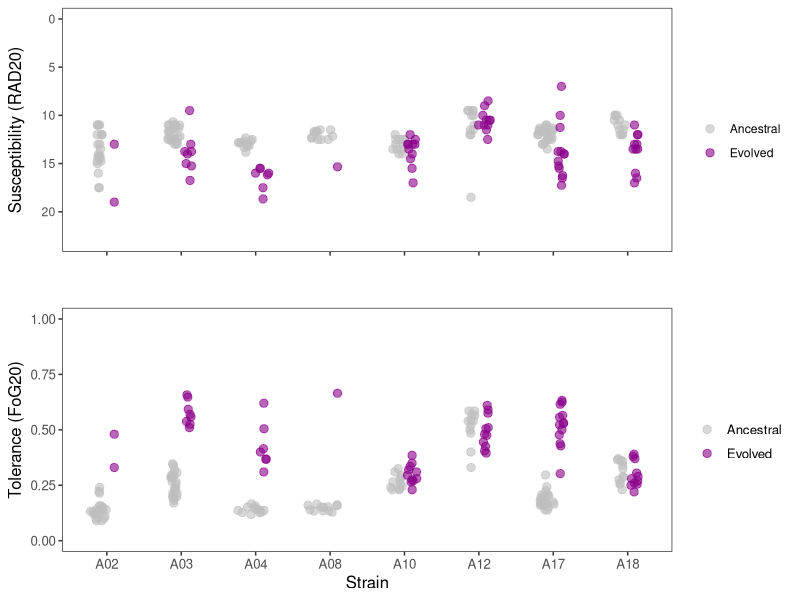
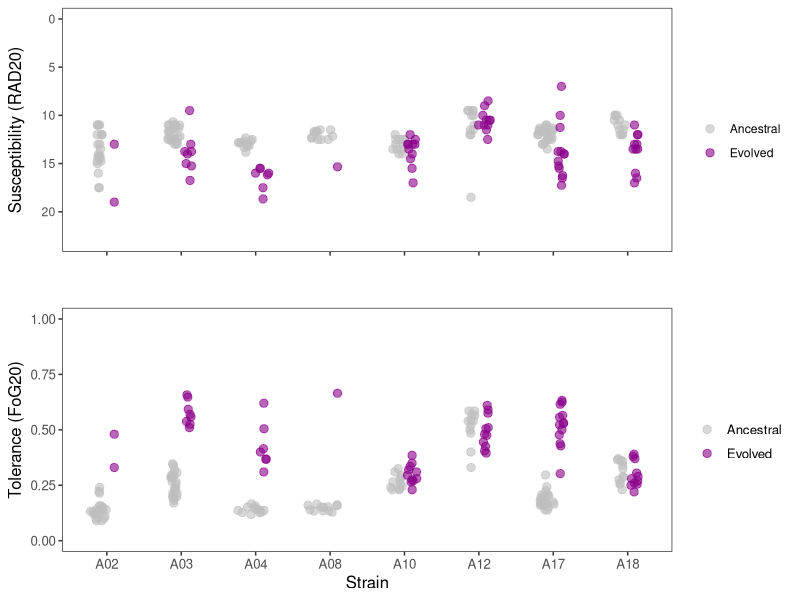

Generate these figures, in order, with R: (Note: this script raises an error after producing the figures.)
#Load libraries
library(tidyverse)
library(ggforce)
library(here)
library(cowplot)

#Load DDA Posaconazole evolved data - contains data from the replicates evolved in 72h transfers in POS for "FLC" "CTR" "NYT" "MCZ" "5FC" "VCZ" "POS"; all strains in POS & FLC, other drugs on SC5314 evolved replicates

DDA <- read_csv(here("Data_In", "DDA", "POSevolved", "POS", "211218_POSevolved_allDDA.csv"))
DDA$line <-ifelse(DDA$person =="M", DDA$replicate, DDA$replicate+12)

#dark2 colours
Dark2  <- c("#1B9E77", "#D95F02", "#7570B3", "#E7298A", "#66A61E", "#E6AB02", "#A6761D", "#666666")

################################
#POS DDA 
################################
DDA_POS <- subset(DDA, drug=="POS")
DDA_POS_anc <- subset(DDA_POS, time =="0")

DDA_POStemp <-  DDA_POS %>%
  #  filter(line %in% Evol) %>%
  group_by(bioreplicate, strain, line,time) %>%
  summarise(nbiorep = n())

DDA_POSm <-  DDA_POS %>%
  group_by(strain, line, time) %>%
  summarise(avgRAD20 = mean(RAD20, na.rm=TRUE), avgFoG20 = mean(FoG20, na.rm=TRUE))

DDA_POSm$ST <- paste(DDA_POSm$strain, DDA_POSm$time, sep="_")

#POS Plot with all ancestral and evolved replicates side by side
RAD20 <- ggplot(data=DDA_POSm, mapping=aes(x = strain, y=avgRAD20, col=as.factor(time)))+
  geom_sina(alpha=0.6,size=2.5, position = position_dodge(width=0.4))+
#  stat_summary(fun = median, fun.min = median, fun.max = median, geom = "crossbar", width = 0.5) +
  xlab("Strain")+
  ylab("Susceptibility (RAD20)")+
  theme_bw()+
  theme(panel.grid.major = element_blank(), panel.grid.minor = element_blank(), axis.title.x=element_blank(), axis.text.x=element_blank(), axis.title = element_text(size=12), plot.margin = unit(c(0.2, 0.2, 0, 0.2), "cm"))+
  ylim(23,0)+
  scale_color_manual(values = c("grey","darkmagenta"),name="",labels=c("Ancestral","Evolved"))
  #annotate("text",x=c(2,3,7,8),y=c(9.5,8.5,11,9.5),label = "*")
#annotate("segment",x=c(0.75,3.75,4.75,5.75),xend = c(1.25,4.25,5.25,6.25),y = c(10,9,11.5,10), yend =c(10,9,11.5,10))

FoG20 <- ggplot(data=DDA_POSm, mapping=aes(x = strain, y=avgFoG20, col=as.factor(time)))+
  geom_sina(alpha=0.6,size=2.5, position = position_dodge(width=0.4))+
  #  stat_summary(fun = median, fun.min = median, fun.max = median, geom = "crossbar", width = 0.5) +
  xlab("Strain")+
  ylab("Tolerance (FoG20)")+
  theme_bw()+
  theme(panel.grid.major = element_blank(), panel.grid.minor = element_blank(), text = element_text(size=12), axis.title = element_text(size=12), plot.margin = unit(c(0, 0.2, 0.2, 0.2), "cm"))+
  scale_color_manual(values = c("grey","darkmagenta"),name="",labels=c("Ancestral","Evolved"))+
  ylim(0,1)
# annotate("text",x=c(1,3,4,5,6,7),y=c(0.67,0.62,0.7,0.64,0.71,0.51),label = "*")
#annotate("segment",x=c(0.75,2.75,3.75,4.75,5.75,6.75),xend = c(1.25,3.25,4.25,5.25,6.25,7.25),y = c(0.66,0.61,0.69,0.63,0.7,0.5), yend =c(0.66,0.61,0.69,0.63,0.7,0.5))

DDA20 <- plot_grid(RAD20,FoG20,nrow = 2,align = "hv")
DDA20
ggsave(here("Figures", "PDF", "POS_72_POS-DDA_20.pdf"), DDA20, width = 5, height=5)

DDA_POSgm <-  DDA_POS %>%
  group_by(strain, time) %>%
  summarise(avgRAD20 = median(RAD20, na.rm=TRUE), avgFoG20 = median(FoG20, na.rm=TRUE))

DDA_POSgm_anc <- subset(DDA_POSgm, time == "0")
DDA_POSm_anc <- subset(DDA_POSm, time == "0")
DDA_POSm_evol <- subset(DDA_POSm, time == "5")

radDiff <- c()
FoGDiff <- c()
strain <- c()
RADresults <- data.frame()
FoGresults <- data.frame()
j <- 0
for (i in unique(DDA_POSm_evol$strain)){
  print(i)
 evol <- subset(DDA_POSm_evol, strain==i) 
 anc <- subset(DDA_POSm_anc, strain==i)
 anc_mean <- subset(DDA_POSgm_anc, strain==i)
 
 radDiff <- append(radDiff, evol$avgRAD20 - anc_mean$avgRAD20)
 FoGDiff <- append(FoGDiff, evol$avgFoG20 - anc_mean$avgFoG20)
 strain <- append(strain, evol$strain)
 
 if(length(evol$avgRAD20) > 2){
 t <- t.test(anc$avgRAD20, evol$avgRAD20)
 results_RAD <- c(i, round(t$estimate[2]-t$estimate[1],2), round(t$statistic,2), round(t$parameter,2), round(t$p.value,4))
 RADresults <- rbind(RADresults, results_RAD)

 t2 <- t.test(anc$avgFoG20, evol$avgFoG20)
 results_FoG <- c(i, round(t2$estimate[2]-t2$estimate[1],2), round(t2$statistic,2), round(t2$parameter,2), round(t2$p.value,4))
 FoGresults <- rbind(FoGresults, results_FoG)
 }
 else{
   RADresults <- rbind(RADresults, c(i, NA, NA, NA, NA))
   FoGresults <- rbind(FoGresults, c(i, NA, NA, NA, NA))
 }
}
colnames(RADresults) <- paste(c("Strain","Evol - Anc","t-statistic","Degrees of freedom","p-value"))
colnames(FoGresults) <- paste(c("Strain","Evol - Anc","t-statistic","Degrees of freedom","p-value"))

write.csv(RADresults, file = here("Data_out","DDA", "POS_72_POS_RADstatistics.csv"))
write.csv(FoGresults, file = here("Data_out", "DDA", "POS_72_POS_FoGstatistics.csv"))

diffs <- data.frame(strain, radDiff, FoGDiff)

DDA_POSgm <-  DDA_POS %>%
  group_by(strain, time) %>%
  summarise(avgRAD20 = median(RAD20, na.rm=TRUE), avgFoG20 = median(FoG20, na.rm=TRUE))

DDA_POSgm_anc <- subset(DDA_POSgm, time == "0")
DDA_POSgm_evol <- subset(DDA_POSgm, time == "5")

DDA_POS_diff <- data.frame(strain=character(), RAD20diff = numeric(), FoG20diff = numeric())
for (i in unique(DDA_POSm_evol$strain)){
  evolTemp <- subset(DDA_POSm_evol, strain==i)
  ancTemp <- subset(DDA_POSgm_anc, strain==i)
  tempdf <- data.frame(strain =  evolTemp$strain, line = evolTemp$line, RAD20diff = evolTemp$avgRAD20-ancTemp$avgRAD20, FoG20diff = evolTemp$avgFoG20 - ancTemp$avgFoG20)
  DDA_POS_diff <- rbind(DDA_POS_diff, tempdf)
}

plot(as.numeric(as.factor(DDA_POS_diff$strain)), DDA_POS_diff$RAD20diff, ylim=c(-10, 10))
abline(h=0)

plot(as.numeric(as.factor(DDA_POS_diff$strain)), DDA_POS_diff$FoG20diff, ylim=c(-1, 1))
abline(h=0)

######################################
#FLC
######################################
DDA_FLC <- subset(DDA, drug=="FLC")
DDA_FLC_anc <- subset(DDA_FLC, time =="0")

DDA_FLCtemp <-  DDA_FLC %>%
  #  filter(line %in% Evol) %>%
  group_by(bioreplicate, strain, line,time) %>%
  summarise(nbiorep = n())

DDA_FLCm <-  DDA_FLC %>%
  group_by(strain, line, time) %>%
  summarise(avgRAD20 = mean(RAD20, na.rm=TRUE), avgFoG20 = mean(FoG20, na.rm=TRUE))

DDA_FLCm$ST <- paste(DDA_FLCm$strain, DDA_FLCm$time, sep="_")

RAD20_FLC <- ggplot(data=DDA_FLCm, mapping=aes(x = strain, y=avgRAD20, col=as.factor(time)))+
  geom_sina(alpha=0.6,size=2.5, position = position_dodge(width=0.4))+
  #  stat_summary(fun = median, fun.min = median, fun.max = median, geom = "crossbar", width = 0.5) +
  xlab("Strain")+
  ylab("Susceptibility (RAD20)")+
  theme_bw()+
  theme(panel.grid.major = element_blank(), panel.grid.minor = element_blank(), axis.title.x=element_blank(), axis.text.x=element_blank(), axis.title = element_text(size=12), plot.margin = unit(c(0.2, 0.2, 0, 0.2), "cm"))+
  ylim(23,0)+
  scale_color_manual(values = c("grey","darkmagenta"),name="",labels=c("Ancestral","Evolved"))
#annotate("text",x=c(2,3,7,8),y=c(9.5,8.5,11,9.5),label = "*")
#annotate("segment",x=c(0.75,3.75,4.75,5.75),xend = c(1.25,4.25,5.25,6.25),y = c(10,9,11.5,10), yend =c(10,9,11.5,10))

FoG20_FLC <- ggplot(data=DDA_FLCm, mapping=aes(x = strain, y=avgFoG20, col=as.factor(time)))+
  geom_sina(alpha=0.6,size=2.5, position = position_dodge(width=0.4))+
  #  stat_summary(fun = median, fun.min = median, fun.max = median, geom = "crossbar", width = 0.5) +
  xlab("Strain")+
  ylab("Tolerance (FoG20)")+
  theme_bw()+
  theme(panel.grid.major = element_blank(), panel.grid.minor = element_blank(), text = element_text(size=12), axis.title = element_text(size=12), plot.margin = unit(c(0, 0.2, 0.2, 0.2), "cm"))+
  scale_color_manual(values = c("grey","darkmagenta"),name="",labels=c("Ancestral","Evolved"))+
  ylim(0,1)
# annotate("text",x=c(1,3,4,5,6,7),y=c(0.67,0.62,0.7,0.64,0.71,0.51),label = "*")
#annotate("segment",x=c(0.75,2.75,3.75,4.75,5.75,6.75),xend = c(1.25,3.25,4.25,5.25,6.25,7.25),y = c(0.66,0.61,0.69,0.63,0.7,0.5), yend =c(0.66,0.61,0.69,0.63,0.7,0.5))

DDA20_FLC <- plot_grid(RAD20_FLC,FoG20_FLC,nrow = 2,align = "hv")
DDA20_FLC
ggsave(here("Figures", "PDF", "FLC_72_FLC-DDA_20.pdf"), DDA20, width = 5, height=5)

DDA_FLCgm <-  DDA_FLC %>%
  group_by(strain, time) %>%
  summarise(avgRAD20 = mean(RAD20, na.rm=TRUE), avgFoG20 = mean(FoG20, na.rm=TRUE))

DDA_FLCgm_anc <- subset(DDA_FLCgm, time == "0")
DDA_FLCm_anc <- subset(DDA_FLCm, time == "0")
DDA_FLCm_evol <- subset(DDA_FLCm, time == "5")

radDiff_FLC <- c()
FoGDiff_FLC <- c()
strain_FLC <- c()
RADresults_FLC <- data.frame()
FoGresults_FLC <- data.frame()
j <- 0
for (i in unique(DDA_FLCm_evol$strain)){
  evol <- subset(DDA_FLCm_evol, strain==i) 
  anc <- subset(DDA_FLCm_anc, strain==i)
  anc_mean <- subset(DDA_FLCgm_anc, strain==i)
  
  radDiff <- append(radDiff_FLC, evol$avgRAD20 - anc_mean$avgRAD20)
  FoGDiff <- append(FoGDiff_FLC, evol$avgFoG20 - anc_mean$avgFoG20)
  strain_FLC <- append(strain_FLC, evol$strain)
  
  if(length(evol$avgFoG20) > 2){
    if(sum(!is.na(evol$avgFoG20)) > 2){
      t <- t.test(anc$avgRAD20, evol$avgRAD20)
      results_RAD_FLC <- c(i, round(t$estimate[2]-t$estimate[1],2), round(t$statistic,2), round(t$parameter,2), round(t$p.value,4))
      
      t2 <- t.test(anc$avgFoG20, evol$avgFoG20)
      results_FoG_FLC <- c(i, round(t2$estimate[2]-t2$estimate[1],2), round(t2$statistic,2), round(t2$parameter,2), round(t2$p.value,4))
    }
    else{
      results_RAD_FLC <- c(i,round(t$estimate[2]-t$estimate[1],2), NA, NA, NA)
      results_FoG_FLC <- c(i,round(t2$estimate[2]-t2$estimate[1],2), NA, NA, NA)
    }
  }
  else{
    results_RAD_FLC <- c(i,round(t$estimate[2]-t$estimate[1],2), NA, NA, NA)
    results_FoG_FLC <- c(i,round(t2$estimate[2]-t2$estimate[1],2), NA, NA, NA)
  }
    print(i)
    RADresults_FLC <- rbind(RADresults_FLC, results_RAD_FLC)
    FoGresults_FLC <- rbind(FoGresults_FLC, results_FoG_FLC)
}   
colnames(RADresults_FLC) <- paste(c("Strain","Evol - Anc","t-statistic","Degrees of freedom","p-value"))
colnames(FoGresults_FLC) <- paste(c("Strain","Evol - Anc","t-statistic","Degrees of freedom","p-value"))

write.csv(RADresults_FLC, file = here("Data_out", "DDA", "FLC_72_FLC_RADstatistics.csv"))
write.csv(FoGresults_FLC, file = here("Data_out", "DDA", "FLC_72_FLC_FoGstatistics.csv"))


DDA_FLCgm <-  DDA_FLC %>%
  group_by(strain, time) %>%
  summarise(avgRAD20 = median(RAD20, na.rm=TRUE), avgFoG20 = median(FoG20, na.rm=TRUE))

DDA_FLCgm_anc <- subset(DDA_FLCgm, time == "0")

DDA_FLC_diff <- data.frame(strain=character(), RAD20diff = numeric(), FoG20diff = numeric())
for (i in unique(DDA_FLCm_evol$strain)){
  evolTemp <- subset(DDA_FLCm_evol, strain==i)
  ancTemp <- subset(DDA_FLCgm_anc, strain==i)
  tempdf <- data.frame(strain =  evolTemp$strain, line = evolTemp$line, RAD20diff = evolTemp$avgRAD20-ancTemp$avgRAD20, FoG20diff = evolTemp$avgFoG20 - ancTemp$avgFoG20)
  DDA_FLC_diff <- rbind(DDA_FLC_diff, tempdf)
}

##############################
#POS & FLC Differences combined
##############################
order <- c("A08", "A02",  "A03", "A17", "A04",  "A18", "A10", "A12")
realnames <- c("P75016", "P87",  "GC75",  "SC5314", "P78048", "FH1", "P76055", "T101")

DDA_POS_diff$strain <- factor(DDA_POS_diff$strain, levels=order)
DDA_FLC_diff$strain <- factor(DDA_FLC_diff$strain, levels=order)

pdf("Figures/PDF/Figure3-DDA-POS-FLC.pdf", width=7.5, height=5)
par(mfrow=c(2, 1),mar=c(1,1,1,1), oma=c(3, 3.5, 1, 1))
plot(jitter(as.numeric(as.factor(DDA_POS_diff$strain)), factor=0.2), DDA_POS_diff$RAD20diff, ylim=c(10, -10), xlim=c(0.8,8.2), col="darkblue", ylab = "", xaxt="n", yaxt="n")
points(jitter(as.numeric(as.factor(DDA_FLC_diff$strain))+0.2, factor=0.2), DDA_FLC_diff$RAD20diff, col=Dark2[6])
abline(h=0, lty=2)
axis(1, at=1:8, labels=FALSE)
axis(2, las=2)
txt <- expression(paste(Delta," Susceptibility (", RAD[20], ")"))
mtext(txt, side=2, line=3)

plot(jitter(as.numeric(as.factor(DDA_POS_diff$strain)), 0.2), DDA_POS_diff$FoG20diff, ylim=c(-1, 1), col="darkblue", xlim=c(0.8,8.2),ylab = "Change in Tolerance (FoG20)", xaxt="n", yaxt="n")
points(jitter(as.numeric(as.factor(DDA_FLC_diff$strain))+0.2, factor= 0.2), DDA_FLC_diff$FoG20diff, col=Dark2[6])
abline(h=0, lty=2)
axis(1, at=1:8, labels=realnames)
axis(2, las=2)
txt2 <- expression(paste(Delta," Tolerance (", FoG[20], ")"))
mtext(txt2, side=2, line=3)
legend("bottomright", pch=21, col=c(Dark2[8], Dark2[6]), legend=c("POS", "FLC"), cex=0.8)
dev.off()


###################
#SC5314
##################
DDA_POS <- subset(DDA, drug=="POS")
DDA_POSm_anc <- subset(DDA_POS, time =="0")
DDA_POSm <-  DDA_POS %>%
  group_by(bioreplicate, strain, line,time) %>%
  summarise(nbiorep = n(), avgRAD20 = mean(RAD20, na.rm=TRUE),avgFoG20 = mean(FoG20, na.rm=TRUE), avgRAD50 = mean(RAD50, na.rm=TRUE),avgFoG50 = mean(FoG50, na.rm=TRUE), deltaRAD50 = avgRAD50 - median(DDA_POSm_anc$RAD50, na.rm=TRUE), deltaFoG50 = avgFoG50 - median(DDA_POSm_anc$FoG50, na.rm=TRUE), deltaRAD20 = avgRAD20 - median(DDA_POSm_anc$RAD20, na.rm=TRUE), deltaFoG20 = avgFoG20 - median(DDA_POSm_anc$FoG20, na.rm=TRUE))
DDA_POSm_evol <- subset(DDA_POSm, time == "5")

DDA_FLC <- subset(DDA, drug=="FLC")
DDA_FLCm_anc <- subset(DDA_FLC, time =="0")
DDA_FLCm <-  DDA_FLC %>%
  group_by(bioreplicate, strain, line,time) %>%
  summarise(nbiorep = n(), avgRAD20 = mean(RAD20, na.rm=TRUE),avgFoG20 = mean(FoG20, na.rm=TRUE), avgRAD50 = mean(RAD50, na.rm=TRUE),avgFoG50 = mean(FoG50, na.rm=TRUE), deltaRAD50 = avgRAD50 - median(DDA_FLCm_anc$RAD50, na.rm=TRUE), deltaFoG50 = avgFoG50 - median(DDA_FLCm_anc$FoG50, na.rm=TRUE), deltaRAD20 = avgRAD20 - median(DDA_FLCm_anc$RAD20, na.rm=TRUE), deltaFoG20 = avgFoG20 - median(DDA_FLCm_anc$FoG20, na.rm=TRUE))
DDA_FLCm_evol <- subset(DDA_FLCm, time == "5")

DDA_CTR <- subset(DDA, drug=="CTR")
DDA_CTRm_anc <- subset(DDA_CTR, time =="0")
DDA_CTRm <-  DDA_CTR %>%
  group_by(bioreplicate, strain, line,time) %>%
  summarise(avgRAD20 = mean(RAD20, na.rm=TRUE),avgFoG20 = mean(FoG20, na.rm=TRUE), avgRAD50 = mean(RAD50, na.rm=TRUE),avgFoG50 = mean(FoG50, na.rm=TRUE), deltaRAD50 = avgRAD50 - median(DDA_CTRm_anc$RAD50, na.rm=TRUE), deltaFoG50 = avgFoG50 - median(DDA_CTRm_anc$FoG50, na.rm=TRUE), deltaRAD20 = avgRAD20 - median(DDA_CTRm_anc$RAD20, na.rm=TRUE), deltaFoG20 = avgFoG20 - median(DDA_CTRm_anc$FoG20, na.rm=TRUE))
DDA_CTRm_evol <- subset(DDA_CTRm, time == "5")

DDA_NYT <- subset(DDA, drug=="NYT")
DDA_NYTm_anc <- subset(DDA_NYT, time =="0")
DDA_NYTm <-  DDA_NYT %>%
  group_by(strain, line,time) %>%
  summarise(avgRAD20 = mean(RAD20, na.rm=TRUE),avgFoG20 = mean(FoG20, na.rm=TRUE), avgRAD50 = mean(RAD50, na.rm=TRUE),avgFoG50 = mean(FoG50, na.rm=TRUE), deltaRAD50 = avgRAD50 - median(DDA_NYTm_anc$RAD50, na.rm=TRUE), deltaFoG50 = avgFoG50 - median(DDA_NYTm_anc$FoG50, na.rm=TRUE), deltaRAD20 = avgRAD20 - median(DDA_NYTm_anc$RAD20, na.rm=TRUE), deltaFoG20 = avgFoG20 - median(DDA_NYTm_anc$FoG20, na.rm=TRUE))
DDA_NYTm_evol <- subset(DDA_NYTm, time == "5")

DDA_MCZ <- subset(DDA, drug=="MCZ")
DDA_MCZm_anc <- subset(DDA_MCZ, time =="0")
DDA_MCZm <-  DDA_MCZ %>%
  group_by(strain, line,time) %>%
  summarise(avgRAD20 = mean(RAD20, na.rm=TRUE),avgFoG20 = mean(FoG20, na.rm=TRUE), avgRAD50 = mean(RAD50, na.rm=TRUE),avgFoG50 = mean(FoG50, na.rm=TRUE), deltaRAD50 = avgRAD50 - median(DDA_MCZm_anc$RAD50, na.rm=TRUE), deltaFoG50 = avgFoG50 - median(DDA_MCZm_anc$FoG50, na.rm=TRUE), deltaRAD20 = avgRAD20 - median(DDA_MCZm_anc$RAD20, na.rm=TRUE), deltaFoG20 = avgFoG20 - median(DDA_MCZm_anc$FoG20, na.rm=TRUE))
DDA_MCZm_evol <- subset(DDA_MCZm, time == "5")

DDA_5FC <- subset(DDA, drug=="5FC")
DDA_5FCm_anc <- subset(DDA_5FC, time =="0")
DDA_5FCm <-  DDA_5FC %>%
  group_by(strain, line,time) %>%
  summarise(avgRAD20 = mean(RAD20, na.rm=TRUE),avgFoG20 = mean(FoG20, na.rm=TRUE), avgRAD50 = mean(RAD50, na.rm=TRUE),avgFoG50 = mean(FoG50, na.rm=TRUE), deltaRAD50 = avgRAD50 - median(DDA_5FCm_anc$RAD50, na.rm=TRUE), deltaFoG50 = avgFoG50 - median(DDA_5FCm_anc$FoG50, na.rm=TRUE), deltaRAD20 = avgRAD20 - median(DDA_5FCm_anc$RAD20, na.rm=TRUE), deltaFoG20 = avgFoG20 - median(DDA_5FCm_anc$FoG20, na.rm=TRUE))
DDA_5FCm_evol <- subset(DDA_5FCm, time == "5")

DDA_VCZ <- subset(DDA, drug=="VCZ")
DDA_VCZm_anc <- subset(DDA_VCZ, time =="0")
DDA_VCZm <-  DDA_VCZ %>%
  group_by(strain, line,time) %>%
  summarise(avgRAD20 = mean(RAD20, na.rm=TRUE),avgFoG20 = mean(FoG20, na.rm=TRUE), avgRAD50 = mean(RAD50, na.rm=TRUE),avgFoG50 = mean(FoG50, na.rm=TRUE), deltaRAD50 = avgRAD50 - median(DDA_VCZm_anc$RAD50, na.rm=TRUE), deltaFoG50 = avgFoG50 - median(DDA_VCZm_anc$FoG50, na.rm=TRUE), deltaRAD20 = avgRAD20 - median(DDA_VCZm_anc$RAD20, na.rm=TRUE), deltaFoG20 = avgFoG20 - median(DDA_VCZm_anc$FoG20, na.rm=TRUE))
DDA_VCZm_evol <- subset(DDA_VCZm, time == "5")

Evol <- c(3:11, 14, 22, 23)
DDA_POSm_evol_A17 <- DDA_POSm_evol %>%
  filter(line %in% Evol, strain == "A17")
DDA_FLCm_evol_A17 <- DDA_FLCm_evol %>%
  filter(line %in% Evol, strain == "A17")
DDA_CTRm_evol_A17 <- DDA_CTRm_evol %>%
  filter(line %in% Evol, strain == "A17")
DDA_NYTm_evol_A17 <- DDA_NYTm_evol %>%
  filter(line %in% Evol, strain == "A17")
DDA_MCZm_evol_A17 <- DDA_MCZm_evol %>%
  filter(line %in% Evol, strain == "A17")
DDA_5FCm_evol_A17 <- DDA_5FCm_evol %>%
  filter(line %in% Evol, strain == "A17")
DDA_VCZm_evol_A17 <- DDA_VCZm_evol %>%
  filter(line %in% Evol, strain == "A17")

# numerical order
plot(DDA_POSm_evol_A17$deltaRAD50, 1:12, xlim=c(6, -14), pch=19, col=Dark2[8], yaxt="n", xlab = "Change in susceptibility", ylab = "Evolved replicate", type="b")
axis(2, las=2, at=1:13, labels=13:1)
abline(v=0, lty=2)
points(DDA_CTRm_evol_A17$deltaRAD50, 1:12, col=Dark2[1], pch=21, type="b")
points(DDA_NYTm_evol_A17$deltaRAD50, 1:12, col=Dark2[2], pch=21, type="b")
points(DDA_MCZm_evol_A17$deltaRAD50, 1:12, col=Dark2[3], pch=21, type="b")
points(DDA_5FCm_evol_A17$deltaRAD50, 1:12, col=Dark2[4], pch=21, type="b")
points(DDA_VCZm_evol_A17$deltaRAD50, 1:12, col=Dark2[5], pch=21, type="b")
points(DDA_FLCm_evol_A17$deltaRAD50, 1:12, col=Dark2[6], pch=21, type="b")
abline(v=0, lty=2)
#legend(-1, 12, legend=c("POS", "FLC", "CTR", "MCZ", "VCZ", "NYT", "5FC"), col = c(Dark2[8], Dark2[6], Dark2[1], Dark2[3], Dark2[5], Dark2[2], Dark2[4]), pch=c(19, rep(21, 6)))

# karyotype order
Korder<- c(2, 12, 10, 5, 11, 4, 7, 8, 1, 3, 9, 6)
Korder_sub <-c(NA, NA, NA, NA, NA, NA, NA, NA, 1, 3, NA, NA)

plot(DDA_POSm_evol_A17$deltaRAD50[Korder], 1:12, xlim=c(6, -14), pch=19, col=Dark2[8], yaxt="n", xlab = "Change in susceptibility", ylab = "Evolved replicate", type="p")
points(DDA_POSm_evol_A17$deltaRAD50[Korder], 1:12, type="l")
axis(2, las=2, at=1:12, labels=DDA_POSm_evol_A17$line[Korder])
abline(v=0, lty=2)
points(DDA_CTRm_evol_A17$deltaRAD50[Korder], 1:12, col=Dark2[1], pch=21, type="b")
points(DDA_CTRm_evol_A17$deltaRAD50[c(6, 3)], c(12,10), type="l", col=Dark2[1])
points(DDA_NYTm_evol_A17$deltaRAD50[Korder], 1:12, col=Dark2[2], pch=21, type="b")
points(DDA_NYTm_evol_A17$deltaRAD50[c(6, 3)], c(12,10), type="l", col=Dark2[2])
points(DDA_MCZm_evol_A17$deltaRAD50[Korder], 1:12, col=Dark2[3], pch=21, type="b")
points(DDA_MCZm_evol_A17$deltaRAD50[c(6, 3)], c(12,10), type="l", col=Dark2[3])
points(DDA_5FCm_evol_A17$deltaRAD50[Korder], 1:12, col=Dark2[4], pch=21, type="b")
points(DDA_VCZm_evol_A17$deltaRAD50[Korder], 1:12, col=Dark2[5], pch=21, type="b")
points(DDA_FLCm_evol_A17$deltaRAD50[Korder], 1:12, col=Dark2[6], pch=21, type="b")
abline(v=0, lty=2)

plot(DDA_POSm_evol_A17$deltaFoG50[Korder], 1:12, xlim=c(-1, 1), pch=19, col=Dark2[8], yaxt="n", xlab = "Change in tolerance", ylab = "Evolved replicate", type="b")
#axis(2, las=2, at=1:12, labels=DDA_POSm_evol_A17$line[Korder])
axis(2, las=2, at=1:12, labels=paste0("S", 12:1))
abline(v=0, lty=2)
points(DDA_CTRm_evol_A17$deltaFoG50[Korder], 1:12, col=Dark2[1], pch=21, type="b")
points(DDA_CTRm_evol_A17$deltaFoG50[c(6, 3)], c(12,10), type="l", col=Dark2[1])
points(DDA_NYTm_evol_A17$deltaFoG50[Korder], 1:12, col=Dark2[2], pch=21, type="b")
points(DDA_NYTm_evol_A17$deltaFoG50[c(6, 3)], c(12,10), type="l", col=Dark2[2])
points(DDA_MCZm_evol_A17$deltaFoG50[Korder], 1:12, col=Dark2[3], pch=21, type="b")
points(DDA_MCZm_evol_A17$deltaFoG50[c(6, 3)], c(12,10), type="l", col=Dark2[3])
points(DDA_5FCm_evol_A17$deltaFoG50[Korder], 1:12, col=Dark2[4], pch=21, type="b")
points(DDA_VCZm_evol_A17$deltaFoG50[Korder], 1:12, col=Dark2[5], pch=21, type="b")
points(DDA_VCZm_evol_A17$deltaFoG50[c(7, 11)], c(7, 5), type="l", col=Dark2[5])
points(DDA_FLCm_evol_A17$deltaFoG50[Korder], 1:12, col=Dark2[6], pch=21, type="b")
points(DDA_FLCm_evol_A17$deltaFoG50[c(6, 3)], c(12,10), type="l", col=Dark2[6])
legend(-1, 12, legend=c("POS", "FLC", "CTR", "MCZ", "VCZ", "NYT", "5FC"), col = c(Dark2[8], Dark2[6], Dark2[1], Dark2[3], Dark2[5], Dark2[2], Dark2[4]), pch=c(19, rep(21, 6)))


# RAD/FoG20
pdf("2110Figures/FigureX-A17_CrossDrug.pdf", width=7.5, height=4)
par(mfrow=c(1, 2), mar= c(3, 5, 1, 1), oma=c(3, 3, 1, 1))
plot(DDA_POSm_evol_A17$deltaRAD20[Korder], 1:12, xlim=c(6, -12), pch=19, col=Dark2[8], yaxt="n", xlab = "Change in susceptibility", ylab = "Evolved replicate", type="p")
points(DDA_POSm_evol_A17$deltaRAD20[Korder], 1:12, type="l")
#axis(2, las=2, at=1:12, labels=DDA_POSm_evol_A17$line[Korder])
axis(2, las=2, at=1:12, labels=paste0("S", 12:1))
abline(v=0, lty=2)
points(DDA_CTRm_evol_A17$deltaRAD20[Korder], 1:12, col=Dark2[1], pch=21, type="b")
points(DDA_CTRm_evol_A17$deltaRAD20[c(6, 3)], c(12,10), type="l", col=Dark2[1])
points(DDA_NYTm_evol_A17$deltaRAD20[Korder], 1:12, col=Dark2[2], pch=21, type="b")
points(DDA_NYTm_evol_A17$deltaRAD20[c(6, 3)], c(12,10), type="l", col=Dark2[2])
points(DDA_MCZm_evol_A17$deltaRAD20[Korder], 1:12, col=Dark2[3], pch=21, type="b")
points(DDA_MCZm_evol_A17$deltaRAD20[c(6, 3)], c(12,10), type="l", col=Dark2[3])
points(DDA_5FCm_evol_A17$deltaRAD20[Korder], 1:12, col=Dark2[4], pch=21, type="b")
points(DDA_VCZm_evol_A17$deltaRAD20[Korder], 1:12, col=Dark2[5], pch=21, type="b")
points(DDA_FLCm_evol_A17$deltaRAD20[Korder], 1:12, col=Dark2[6], pch=21, type="b")
abline(v=0, lty=2)
mtext(side=1, "Change in susceptibility", line=2)

par(mar= c(3, 0, 1, 6))
plot(DDA_POSm_evol_A17$deltaFoG20[Korder], 1:12, xlim=c(-0.25, 0.6), pch=19, col=Dark2[8], yaxt="n", xlab = "Change in tolerance", ylab = "Evolved replicate", type="b")
#axis(2, las=2, at=1:12, labels=DDA_POSm_evol_A17$line[Korder])
axis(2, las=2, at=1:12, labels=FALSE)
abline(v=0, lty=2)
points(DDA_CTRm_evol_A17$deltaFoG20[Korder], 1:12, col=Dark2[1], pch=21, type="b")
points(DDA_CTRm_evol_A17$deltaFoG20[c(6, 3)], c(12,10), type="l", col=Dark2[1])
points(DDA_NYTm_evol_A17$deltaFoG20[Korder], 1:12, col=Dark2[2], pch=21, type="b")
points(DDA_NYTm_evol_A17$deltaFoG20[c(6, 3)], c(12,10), type="l", col=Dark2[2])
points(DDA_MCZm_evol_A17$deltaFoG20[Korder], 1:12, col=Dark2[3], pch=21, type="b")
points(DDA_MCZm_evol_A17$deltaFoG20[c(6, 3)], c(12,10), type="l", col=Dark2[3])
points(DDA_5FCm_evol_A17$deltaFoG20[Korder], 1:12, col=Dark2[4], pch=21, type="b")
points(DDA_VCZm_evol_A17$deltaFoG20[Korder], 1:12, col=Dark2[5], pch=21, type="b")
points(DDA_VCZm_evol_A17$deltaFoG20[c(7, 11)], c(7, 5), type="l", col=Dark2[5])
points(DDA_FLCm_evol_A17$deltaFoG20[Korder], 1:12, col=Dark2[6], pch=21, type="b")
legend(0.7, 12.5, legend=c("POS", "FLC", "CTR", "MCZ", "VCZ", "NYT", "5FC"), col = c(Dark2[8], Dark2[6], Dark2[1], Dark2[3], Dark2[5], Dark2[2], Dark2[4]), pch=c(19, rep(21, 6)), xpd=TRUE)
mtext(side=1, "Change in tolerance", line=2)
dev.off()
